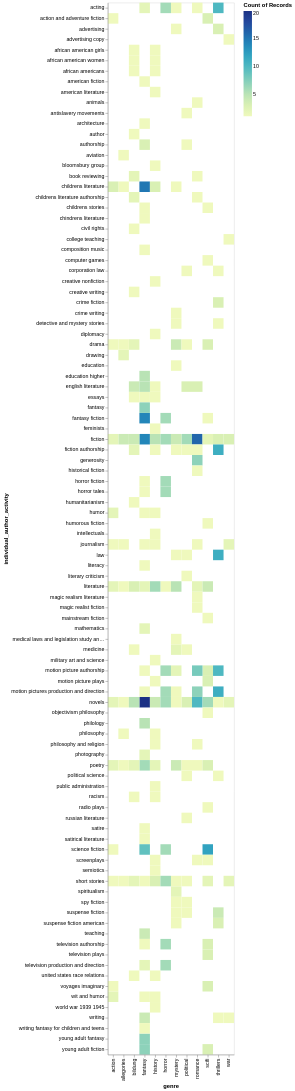

Write notebook code for a chart like this one.
### Markdown cell above
Now we can use the same Altair syntax with the filtered DataFrame:

### Code cell
alt.Chart(genre_activity_chart_df).mark_rect().encode(
    x='genre:N',
    y='individual_author_activity:N',
    color='count():Q',
    tooltip=[
        'genre:N',
        'individual_author_activity:N',
        'count():Q'
    ]
)

### Figure 1 — Vega-Lite specification as saved in the notebook (floating-point values rounded to 4 significant figures; data arrays with more than 128 entries replaced by an {"elided": "..."} marker saying what was removed)
{"config": {"view": {"continuousWidth": 300, "continuousHeight": 300}}, "data": {"name": "data-f54830df887386f8f6f291278e2b1956"}, "mark": {"type": "rect"}, "encoding": {"color": {"aggregate": "count", "type": "quantitative"}, "tooltip": [{"field": "genre", "type": "nominal"}, {"field": "individual_author_activity", "type": "nominal"}, {"aggregate": "count", "type": "quantitative"}], "x": {"field": "genre", "type": "nominal"}, "y": {"field": "individual_author_activity", "type": "nominal"}}, "$schema": "https://vega.github.io/schema/vega-lite/v6.1.0.json", "datasets": {"data-f54830df887386f8f6f291278e2b1956": {"elided": "626 records"}}}
